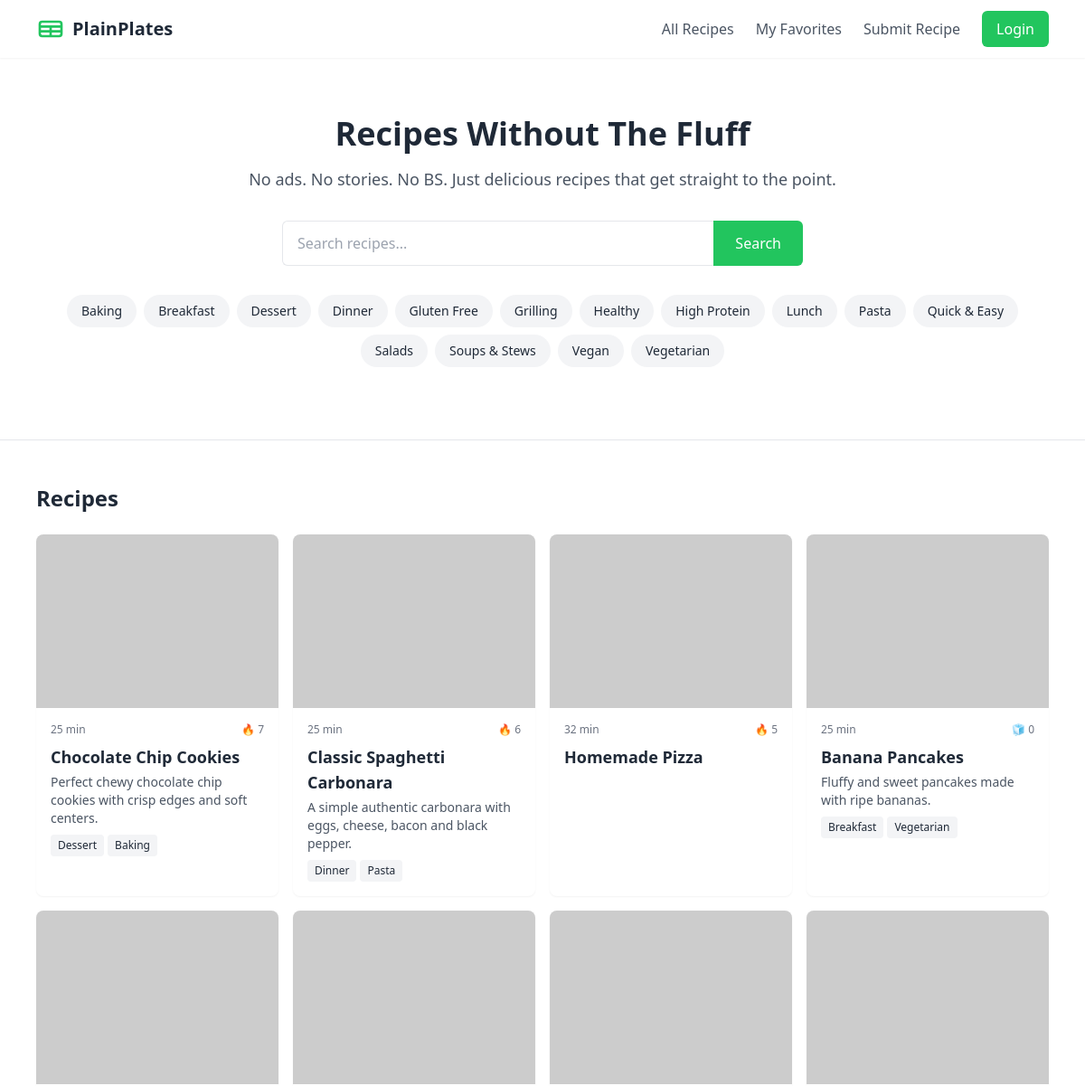
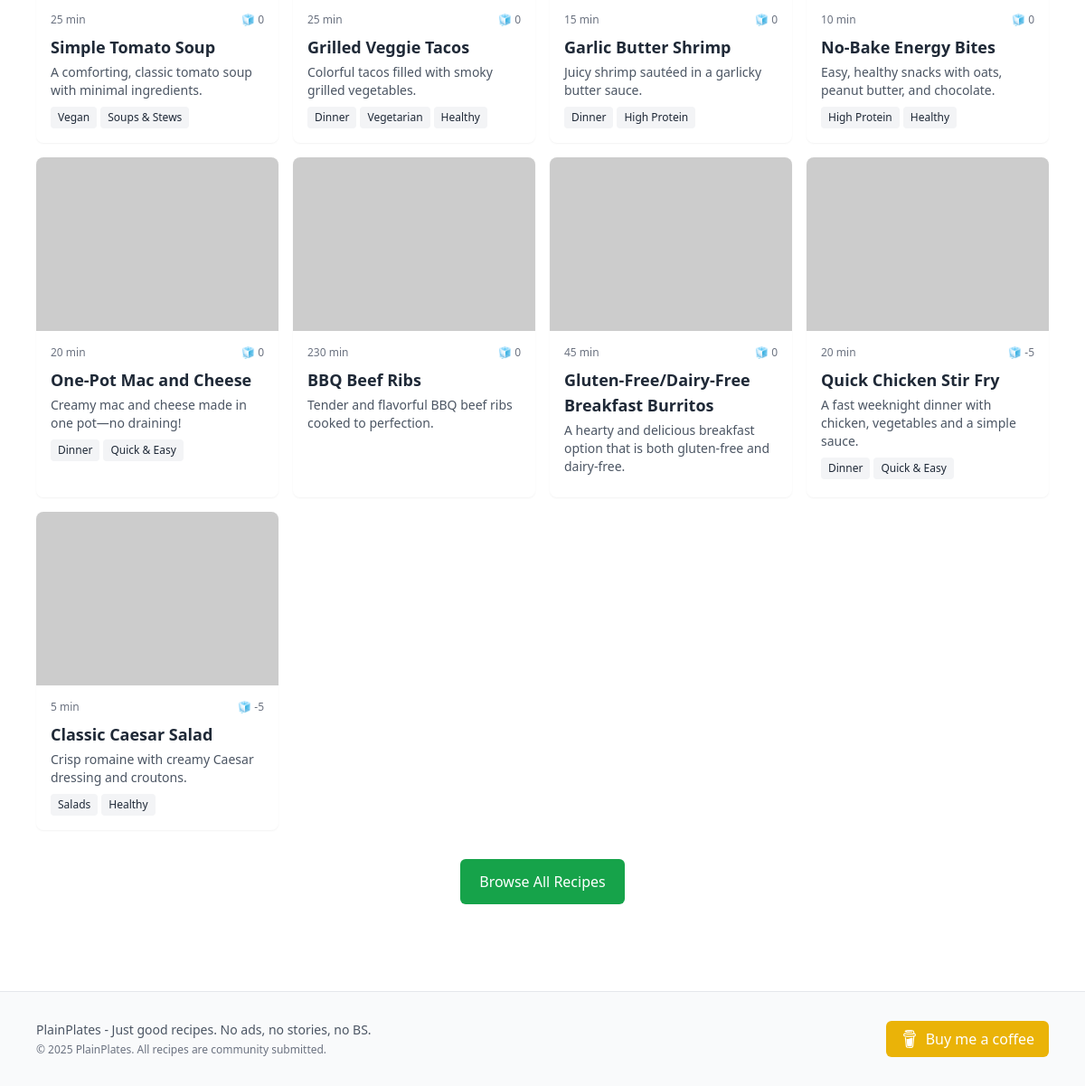
Page /recipes on the committed database (2 pictures, top to bottom).
### tables this page shows
CREATE TABLE categories (
    id INTEGER PRIMARY KEY AUTOINCREMENT,
    name TEXT NOT NULL,
    slug TEXT UNIQUE NOT NULL,
    description TEXT
);

CREATE TABLE recipes (
    id INTEGER PRIMARY KEY AUTOINCREMENT,
    title TEXT NOT NULL,
    slug TEXT UNIQUE NOT NULL,
    description TEXT NOT NULL,
    ingredients TEXT NOT NULL,
    instructions TEXT NOT NULL,
    notes TEXT,
    prep_time INTEGER NOT NULL,
    cook_time INTEGER NOT NULL,
    servings INTEGER NOT NULL DEFAULT 4,
    created_at TIMESTAMP NOT NULL DEFAULT CURRENT_TIMESTAMP,
    updated_at TIMESTAMP NOT NULL DEFAULT CURRENT_TIMESTAMP,
    user_id INTEGER,
    FOREIGN KEY (user_id) REFERENCES users (id)
);

### main.py (the view)
@app.get("/recipes", response_class=HTMLResponse)
def recipes_page(request: Request, q: str | None = None, category: str | None = None):
    categories = get_categories()
    recipes = get_recipes(filter_q=q, category_slug=category)
    return templates.TemplateResponse("recipes.html", {
        "request": request,
        "categories": categories,
        "recipes": recipes,
        "q": q,
        "selected_category": category
    })

### templates/recipes.html (shortened to what this page needs)
{% extends "base.html" %}
{% block content %}
<section class="bg-white border-b">
    <div class="max-w-6xl mx-auto px-4 py-12 md:py-16">
        <div class="text-center">
            <h1 class="text-3xl md:text-4xl font-bold mb-4">Recipes Without The Fluff</h1>
            <p class="text-lg text-gray-600 mb-8 max-w-2xl mx-auto">No ads. No stories. No BS. Just delicious recipes that get straight to the point.</p>
            <div class="max-w-xl mx-auto mb-8">
                <form action="/recipes" method="get" class="flex">
                    <input type="text" name="q" placeholder="Search recipes..." value="{{ q or '' }}"
                        class="flex-grow px-4 py-3 rounded-l-md border-t border-b border-l focus:outline-none focus:ring-2 focus:ring-primary-500">
                    <button type="submit"
                            class="bg-primary-500 text-white px-6 py-3 rounded-r-md hover:bg-primary-600 focus:outline-none focus:ring-2 focus:ring-primary-500">
                        Search
                    </button>
                </form>
            </div>
            <div class="flex flex-wrap justify-center gap-2 mb-4">
                {% for category in categories %}
                <a href="/recipes?category={{ category.slug }}{% if q %}&q={{ q }}{% endif %}"
                class="{% if selected_category == category.slug %}
                            bg-primary-500 text-white
                        {% else %}
                            bg-gray-100 text-gray-800 hover:bg-gray-200
                        {% endif %}
                        px-4 py-2 rounded-full text-sm transition">
                    {{ category.name }}
                </a>
                {% endfor %}
            </div>
        </div>
    </div>
</section>
<section class="py-12">
    <div class="max-w-6xl mx-auto px-4">
        <h2 class="text-2xl font-bold mb-6">Recipes</h2>
        <div class="grid grid-cols-1 md:grid-cols-2 lg:grid-cols-4 gap-4">
            {% for recipe in recipes %}
                {% include "components/recipe_card.html" %}
            {% endfor %}
        </div>
        <div class="text-center mt-8">
            <a href="/recipes" class="inline-flex items-center justify-center px-5 py-3 border border-transparent text-base font-medium rounded-md text-white bg-primary-600 hover:bg-primary-700">
                Browse All Recipes
            </a>
        </div>
    </div>
</section>
{% endblock %}

### templates/components/recipe_card.html
<a href="/recipes/{{ recipe.slug }}" class="bg-white rounded-lg overflow-hidden shadow-sm hover:shadow-md transition-shadow">
    <div class="h-48 overflow-hidden">
        <img src="/static/images/recipes{{ recipe.slug }}.jpg" onerror="this.onerror=null;this.src='https://placehold.co/400x300?text=Image Coming Soon';" alt="{{ recipe.title }}" class="w-full h-full object-cover">
    </div>
    <div class="p-4">
        <div class="flex justify-between items-center mb-2">
            <span class="text-xs text-gray-500">{{ recipe.prep_time + recipe.cook_time }} min</span>
            <span class="flex items-center text-xs text-gray-500">
                {% if recipe.score > 0 %} 🔥 {% else %} 🧊 {% endif %}{{ recipe.score }}
            </span>
        </div>
        <h3 class="font-bold text-lg mb-1">{{ recipe.title }}</h3>
        <p class="text-gray-600 text-sm mb-2">{{ recipe.description }}</p>
        <div class="flex flex-wrap gap-1">
            {% for tag in recipe.tags %}
            <span class="bg-gray-100 text-gray-800 text-xs px-2 py-1 rounded">{{ tag }}</span>
            {% endfor %}
        </div>
    </div>
</a>

### rows in the picture
categories: name "Baking"
categories: name "Breakfast"
categories: name "Dessert"
categories: name "Dinner"
categories: name "Gluten Free"
categories: name "Grilling"
categories: name "Healthy"
categories: name "High Protein"
categories: name "Lunch"
categories: name "Pasta"
categories: name "Quick & Easy"
categories: name "Salads"
categories: name "Soups & Stews"
categories: name "Vegan"
categories: name "Vegetarian"
recipes: recipe.prep_time+recipe.cook_time "25", score "7", title "Chocolate Chip Cookies", description "Perfect chewy chocolate chip cookies with crisp edges and soft centers."
recipes: recipe.prep_time+recipe.cook_time "25", score "6", title "Classic Spaghetti Carbonara", description "A simple authentic carbonara with eggs, cheese, bacon and black pepper."
recipes: recipe.prep_time+recipe.cook_time "32", score "5", title "Homemade Pizza"
recipes: recipe.prep_time+recipe.cook_time "25", score "0", title "Banana Pancakes", description "Fluffy and sweet pancakes made with ripe bananas."
recipes: recipe.prep_time+recipe.cook_time "25", score "0", title "Simple Tomato Soup", description "A comforting, classic tomato soup with minimal ingredients."
recipes: recipe.prep_time+recipe.cook_time "25", score "0", title "Grilled Veggie Tacos", description "Colorful tacos filled with smoky grilled vegetables."
recipes: recipe.prep_time+recipe.cook_time "15", score "0", title "Garlic Butter Shrimp", description "Juicy shrimp sautéed in a garlicky butter sauce."
recipes: recipe.prep_time+recipe.cook_time "10", score "0", title "No-Bake Energy Bites", description "Easy, healthy snacks with oats, peanut butter, and chocolate."
recipes: recipe.prep_time+recipe.cook_time "20", score "0", title "One-Pot Mac and Cheese", description "Creamy mac and cheese made in one pot—no draining!"
recipes: recipe.prep_time+recipe.cook_time "230", score "0", title "BBQ Beef Ribs", description "Tender and flavorful BBQ beef ribs cooked to perfection."
recipes: recipe.prep_time+recipe.cook_time "45", score "0", title "Gluten-Free/Dairy-Free Breakfast Burritos", description "A hearty and delicious breakfast option that is both gluten-free and dairy-free."
recipes: recipe.prep_time+recipe.cook_time "20", score "-5", title "Quick Chicken Stir Fry", description "A fast weeknight dinner with chicken, vegetables and a simple sauce."
recipes: recipe.prep_time+recipe.cook_time "5", score "-5", title "Classic Caesar Salad", description "Crisp romaine with creamy Caesar dressing and croutons."
